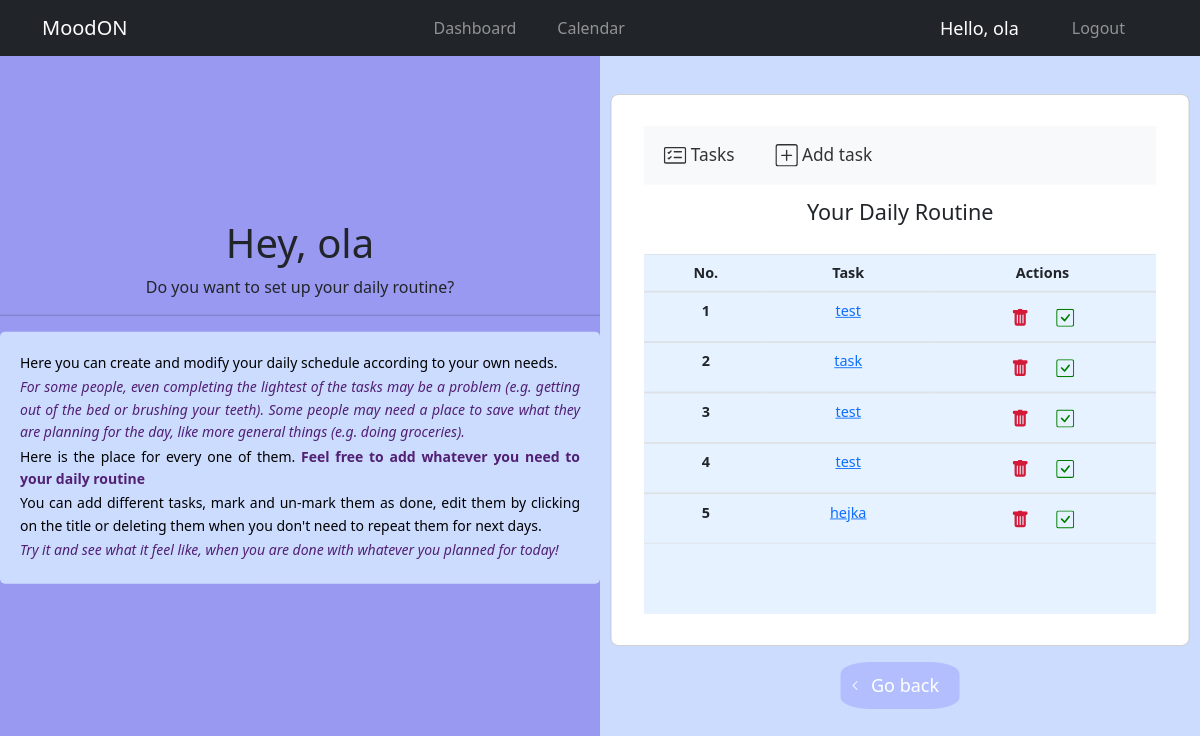
The app's page /daily-routine/ (signed in) with its own data.
### mood_tracker/models.py (models this page shows)
class DailyRoutine(models.Model):
    user = models.ForeignKey(User, on_delete=models.CASCADE, default=1)
    title = models.CharField(max_length=200)
    is_finished = models.BooleanField(default=False)
    date = models.DateField(auto_now_add=True)
    date_created = models.DateTimeField(auto_now_add=True)

### mood_tracker/views.py (the view)
# urls.py: path('daily-routine/', views.routine_list, name='routine_list'),
def routine_list(request):
    routines = DailyRoutine.objects.filter(user=request.user)
    return render(request, 'routine/routine_list.html', {'routines': routines})

### mood_tracker/templates/routine/routine_list.html (shortened to what this page needs)
{% extends 'main/main.html' %}
{% load static %}
{% block content %}
<head>
    <link href="https://cdn.jsdelivr.net/npm/bootstrap@5.2.2/dist/css/bootstrap.min.css" rel="stylesheet">
</head>
<div class="split left">
    <div class="centered">
        <div class="title">
            <h1>Hey, {{ request.user.username }}</h1>
            <p>Do you want to set up your daily routine?</p>
            <hr>
        </div>
        <div class="instructions">
            <p>Here you can create and modify your daily schedule according to your own needs.</p>
            <p><i>For some people, even completing the lightest of the tasks may be a problem (e.g. getting out of the bed or brushing your teeth). Some people may need a place to save what they are planning for the day, like more general things (e.g. doing groceries).</i></p>
            <p>Here is the place for every one of them. <b>Feel free to add whatever you need to your daily routine</b></p>
            <p>You can add different tasks, mark and un-mark them as done, edit them by clicking on the title or deleting them when you don't need to repeat them for next days.</p>
            <p><i>Try it and see what it feel like, when you are done with whatever you planned for today!</i></p>
        </div>
    </div>
</div>
<div class="split right">
    <div class="centered">
        <section class="vh-100" style="background-color: #ccdcff;">
            <div class="container-body">
                <div class="row d-flex justify-content-center align-items-center h-100">
                    <div class="col-12">
                        <div class="card rounded-3">
                            <div class="card-body p-1">
                                <nav class="navbar navbar-expand-lg navbar-light bg-light">
                                    <div class="container-fluid">
                                        <ul class="navbar-nav me-auto mb-2 mb-lg-0">
                                            <li class="nav-item ">
                                                <a class="nav-link-custom" href="/daily-routine/">
                                                    Tasks
                                                </a>
                                            </li>
                                        </ul>
                                        <div class="collapse navbar-collapse" id="navbarSupportedContent">
                                            <ul class="navbar-nav me-auto mb-2 mb-lg-0">
                                                <li class="nav-item">
                                                    <a class="nav-link-custom" href="{% url 'routine_add' %}">
                                                        Add task
                                                    </a>
                                                </li>
                                            </ul>
                                        </div>
                                    </div>
                                </nav>
                                <h4 class="text-center my-3 pb-3">Your Daily Routine</h4>
                                <div class="inside">
                                    <table class="table mb-4">
                                        <thead>
                                        <tr>
                                            <th scope="col">No.</th>
                                            <th scope="col">Task</th>
                                            <th scope="col">Actions</th>
                                        </tr>
                                        </thead>
                                        {% for routine in routines %}
                                        <tbody>
                                        <tr>
                                            <th scope="row">{{ forloop.counter }}</th>
                                            <td>
                                                {% if routine.is_finished %}
                                                <del>
                                                    <a href="{% url 'routine_update' routine.id %}">
                                                        {{routine.title}}</a>
                                                </del>
                                                {% else %}
                                                <a href="{% url 'routine_update' routine.id %}"> {{routine.title}}</a>
                                                {% endif %}
                                            </td>
                                            <td>
                                                <form action="{% url 'routine_delete' routine.id%}" method="post" style="display: inline">
                                                    <button type="submit" class="btn" onclick="return confirm('are you sure?')">
                                                    </button>
                                                </form>
                                                {% if routine.is_finished %}
                                                    <a href="{% url 'unfinish_routine' routine.id %}" class="btn">
                                                        <svg xmlns="http://www.w3.org/2000/svg" width="20" height="20" fill="red" class="bi bi-check-square" viewBox="0 0 16 16">
                                                            <path d="M14 1a1 1 0 0 1 1 1v12a1 1 0 0 1-1 1H2a1 1 0 0 1-1-1V2a1 1 0 0 1 1-1h12zM2 0a2 2 0 0 0-2 2v12a2 2 0 0 0 2 2h12a2 2 0 0 0 2-2V2a2 2 0 0 0-2-2H2z"/>
                                                            <path d="M10.97 4.97a.75.75 0 0 1 1.071 1.05l-3.992 4.99a.75.75 0 0 1-1.08.02L4.324 8.384a.75.75 0 1 1 1.06-1.06l2.094 2.093 3.473-4.425a.235.235 0 0 1 .02-.022z"/>
                                                        </svg>
                                                    </a>
                                                {% else %}
                                                    <a href="{% url 'finish_routine' routine.id %}" class="btn">
                                                    </a>
                                                {% endif %}
                                            </td>
                                        </tr>
                                        </tbody>
                                        {% endfor %}
                                    </table>
                                </div>
                            </div>
                        </div>
                    </div>
                </div>
                <a href="/dashboard/" class="button">
                    <span class="icon">
                        <svg xmlns="http://www.w3.org/2000/svg" width="16" height="16" fill="currentColor" class="bi bi-arrow-left" viewBox="0 0 16 16">
                          <path fill-rule="evenodd" d="M11.854 4.646a.5.5 0 0 1 0 .708L8.207 9l3.647 3.646a.5.5 0 1 1-.708.708l-4-4a.5.5 0 0 1 0-.708l4-4a.5.5 0 0 1 .708 0z"/>
                        </svg>
                      </span>
                    Go back
                </a>
            </div>
        </section>
    </div>
</div>
{% endblock %}

### mood_tracker/templates/navbar/navbar.html (shortened to what this page needs)
{% load static %}
<nav class="navbar navbar-expand-lg navbar-dark ftco_navbar bg-dark ftco-navbar-light" id="ftco-navbar">
  <div class="container">
    <a class="navbar-brand" href="/">Mood<span>ON</span></a>
    <div class="collapse navbar-collapse" id="navbarNav">
      <ul class="navbar-nav ml-auto">
        {% if request.user.is_authenticated %}
        <li class="nav-item {% if request.path == item.link %}active{% endif %}">
          <a class="nav-link" href="/dashboard/">Dashboard</a>
        </li>
        <li class="nav-item {% if request.path == item.link %}active{% endif %}">
          <a class="nav-link" href="{% url 'calendar' %}">Calendar</a>
        </li>
      </ul>
      {% endif %}
      <ul class="navbar-nav ml-auto">
        {% if request.user.is_authenticated %}
        <li class="nav-item">
          <span class="hello-msg">Hello, {{ request.user.username }}</span>
        </li>
        <li class="nav-item">
          <a class="nav-link" href="{% url 'logout' %}">Logout</a>
        </li>
        {% else %}
        <li class="nav-item active"><a href="/" class="nav-link">Home</a></li>
        <span><a class="hello-msg login-link" href="/login/">Login</a></span>
        <span class="hello-msg">|</span>
        <span><a class="hello-msg register-link" href="{% url 'register' %}">Signup</a></span>
{% endif %}
      </ul>
    </div>
  </div>
</nav>

### mood_tracker/templates/navbar/navbar.html (style rules this page uses)
.navbar li { margin-right: 25px; }
.hello-msg { font-size: 18px; color: #fff; margin-right: 20px; }
.nav-item { display: flex; align-items: center; margin-left: auto; }

### mood_tracker/templates/routine/routine_list.html (style rules this page uses)
.split { height: 100%; width: 50%; position: fixed; z-index: 1; top: 0; overflow-x: hidden; padding-top: 20px; }
.left { left: 0; margin-top: 56px; background-color: #9a99f2; }
.right { right: 0; margin-top: 56px; background-color: #ccdcff; }
.centered { position: absolute; top: 45%; left: 50%; transform: translate(-50%, -50%); text-align: center; }
.card { justify-content: center; }
.card-body { scale: 90%; }
.inside { height: 50vh; overflow-y: scroll; background-color: #e6f2ff; }
td { max-width: 5rem; }
a.button { display: inline-block; padding: 10px 20px; background-color: #b3beff; color: white; border: none; border-radius: 25%; text-decoration: none; font-size: 18px; transition: background-color 0.5s, color 0.5s, transform 0.5s; position: relative; padding-left: 30px; }
a.button .icon { position: absolute; top: 45%; left: 5px; transform: translateY(-50%); }
a.button .icon svg { width: 16px; height: 16px; vertical-align: middle; margin-right: 5px; }
.container-body { margin-top: 10%; margin-bottom: 20px; }
section { position: relative; top: 50%; left: 50%; transform: translate(-50%, 0%); background-color: #ccdcff; padding: 20px; width: 200%; }
.nav-link-custom { display: flex; align-items: center; text-decoration: none; color: #333; font-size: larger; background-color: none; transition: color 0.2s, background-color 0.2s; padding: 10px; border-radius: 8px; }
.nav-link-custom svg { width: 25px; height: 25px; margin-right: 5px; }
.instructions { margin-bottom: 5%; padding: 20px; background-color: #ccdcff; color: #000; border-radius: 5px; text-align: justify; width: 600px; line-height: 1.6; position: relative; }
.instructions p { font-size: 14px; margin-bottom: 2px; }
.instructions b { color: #511f73; }
.instructions i { font-size: 14px; color: #511f73; }

### records on screen
DailyRoutine: title "test", is_finished False (drawn)
DailyRoutine: title "task", is_finished False (drawn)
DailyRoutine: title "test", is_finished False (drawn)
DailyRoutine: title "test", is_finished False (drawn)
DailyRoutine: title "hejka", is_finished False (drawn)

### other values on screen
{{ request.user.username }} "ola"
